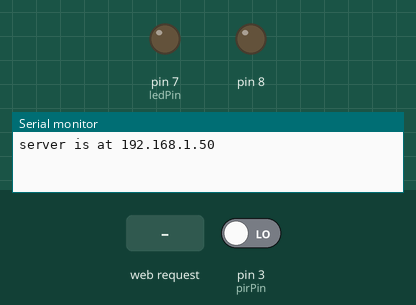
Bench run of a sketch on a simulated Arduino Uno, built for the host (arithmetic inside an expression is 32-bit, double 64-bit). Shown: output pins drawn as LEDs (lit = HIGH), the last lines printed to the serial monitor. The inputs (shaded band) are chosen by the test bench; at power-on: pin 3 (pirPin) LOW. WiFi joins after 1.5 s; servers stay silent unless stated.

Above: at 2.7 s.
2.8 s: HTTP request GET /?ON received
At 3.3 s:
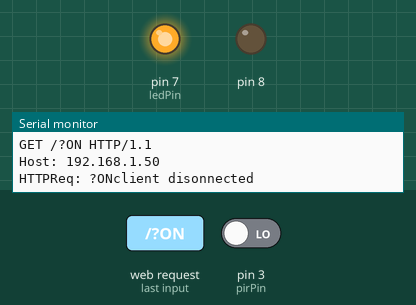
4.3 s: HTTP request GET /?OFF received
At 5.6 s:
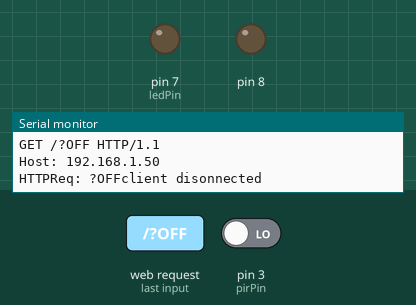
Timing chart, 0 to 7.3 s (numbered marks = the images above; inputs shaded):
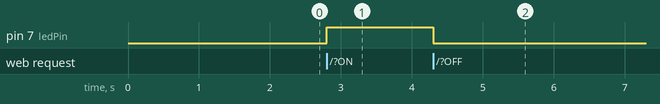

Measured:
- after the input at 2.8 s, pin 7 (ledPin): LOW → HIGH at once
- after the input at 4.3 s, pin 7 (ledPin): HIGH → LOW at once

The sketch:

lab3.ino
```cpp
/*
  Lab 3
  by Russell Schlup
  May 14, 2014
 */

#include <SPI.h>
#include <Ethernet.h>
#include "pitches.h"

String httpReq;
bool light = false;
String sensorLog;
String motionStart;
String measurement;
String button;
String action;
boolean currentLineIsBlank = true;
boolean startRequest = false;
boolean noReq = true;
long unsigned int lowIn;
boolean lockLow = true;
boolean takeLowTime;
int pirPin = 3;
int ledPin = 7;
String httpResp;

byte mac[] = {
  0xAA, 0xBB, 0xBE, 0xEF, 0xFE, 0xED };

EthernetServer server(80);

void setup() {
  Serial.begin(9600);
 // Open serial communications and wait for port to open:
  pinMode(3, INPUT);
  pinMode(7, OUTPUT);
  pinMode(8, OUTPUT);

  // start the Ethernet connection and the server:
  Ethernet.begin(mac);
  server.begin();
  Serial.print("server is at ");
  Serial.println(Ethernet.localIP());
  startRequest = false;
}


void loop() {
  // listen for incoming clients
  EthernetClient client = server.available();
  if (client) {
    Serial.println("new client");
    // an http request ends with a blank line
    while (client.connected()) {
      if (client.available()) {
        char c = client.read();
        Serial.write(c);

        if(c == '?'){
          startRequest = true;
          noReq = false;
        }else if(c == ' '){
           startRequest = false;
        }

        if(startRequest){
          httpReq += c;
        }

        if(light){
          button = "Turn the system off.";
          action = "/?OFF";
          sense();
        }else{
          button = "Arm the system.";
          action = "/?ON";
          motionStart = "";
          measurement = "";
        }

        // if you've gotten to the end of the line (received a newline
        // character) and the line is blank, the http request has ended,
        // so you can send a reply
        if (c == '\n' && currentLineIsBlank) {
          // send a standard http response header
          client.println("HTTP/1.1 200 OK");
          client.println("Content-Type: text/html");
          client.println("Connection: close");  // the connection will be closed after completion of the response
          if(noReq){
            client.println();
            client.println("<!DOCTYPE HTML>");
            client.println("<html>");
            client.println("<head>");
            client.println("<link rel='stylesheet' href='//netdna.bootstrapcdn.com/bootstrap/3.1.1/css/bootstrap.min.css'><script type='text/javascript' src='http://code.jquery.com/jquery-2.1.1.min.js'></script><script type='text/javascript'>$.ajax({url: 'http://107.170.57.28/return.php', type: 'get', success: function (response){$('body').html(response)}});</script></head><body></body>");
            client.println("</head>");
            client.println("</html>");
          }else{
            client.println();
            client.print("{\"sensorLog\": \"");
            client.print(sensorLog);
            client.print(motionStart);
            client.print(measurement);
            client.print("\",\"action\": \"" + action + "\"}");
          }
          break;
        }

        if (c == '\n') {
          // you're starting a new line
          currentLineIsBlank = true;
        }
        else if (c != '\r') {
          // you've gotten a character on the current line
          currentLineIsBlank = false;
        }
      }
    }

    if(httpReq == "?ON"){
       digitalWrite(7, HIGH);
       digitalWrite(3, LOW);
       sensorLog = ("Calibrating sensor <br /> Done <br /> SENSOR ACTIVE <br /> Motion Detected at: ");
       measurement = " sec";
       light = true;
     }else if(httpReq == "?OFF"){
       digitalWrite(7, LOW);
       sensorLog = ("System turned off");
       light = false;
     }else if(httpReq == "?PLAY"){
       play();
     }
     noReq = true;
     Serial.print("HTTPReq: ");
     Serial.print(httpReq);
     httpReq = "";
    // give the web browser time to receive the data
    delay(1);

    // close the connection:
    client.stop();
    Serial.println("client disonnected");
  }
}

void sense(){
  if(digitalRead(pirPin) == HIGH){
    if(lockLow){
      //makes sure we wait for a transition to LOW before any further output is made:
      lockLow = false;
      motionStart = (String)(millis()/1000);
    }
    takeLowTime = true;
  }

  if(digitalRead(pirPin) == LOW){

    if(takeLowTime){
      lowIn = millis();          //save the time of the transition from high to LOW
      takeLowTime = false;       //make sure this is only done at the start of a LOW phase
    }
     //if the sensor is low for more than the given pause,
     //we assume that no more motion is going to happen
    if(!lockLow && millis() - lowIn > 1000){
        //makes sure this block of code is only executed again after
        //a new motion sequence has been detected
        lockLow = true;
    }
  }
}


// -------------------- functions
void play(){
  // notes in the melody:
  int melody[] = {
  NOTE_E7, NOTE_E7, 0, NOTE_E7,
  0, NOTE_C7, NOTE_E7, 0,
  NOTE_G7, 0, 0,  0,
  NOTE_G6, 0, 0, 0,

  NOTE_C7, 0, 0, NOTE_G6,
  0, 0, NOTE_E6, 0,
  0, NOTE_A6, 0, NOTE_B6,
  0, NOTE_AS6, NOTE_A6, 0,

  NOTE_G6, NOTE_E7, NOTE_G7,
  NOTE_A7, 0, NOTE_F7, NOTE_G7,
  0, NOTE_E7, 0,NOTE_C7,
  NOTE_D7, NOTE_B6, 0, 0,

  NOTE_C7, 0, 0, NOTE_G6,
  0, 0, NOTE_E6, 0,
  0, NOTE_A6, 0, NOTE_B6,
  0, NOTE_AS6, NOTE_A6, 0,

  NOTE_G6, NOTE_E7, NOTE_G7,
  NOTE_A7, 0, NOTE_F7, NOTE_G7,
  0, NOTE_E7, 0,NOTE_C7,
  NOTE_D7, NOTE_B6, 0, 0
};

  // note durations: 4 = quarter note, 8 = eighth note, etc.:
  int noteDurations[] = {
  12, 12, 12, 12,
  12, 12, 12, 12,
  12, 12, 12, 12,
  12, 12, 12, 12,

  12, 12, 12, 12,
  12, 12, 12, 12,
  12, 12, 12, 12,
  12, 12, 12, 12,

  9, 9, 9,
  12, 12, 12, 12,
  12, 12, 12, 12,
  12, 12, 12, 12,

  12, 12, 12, 12,
  12, 12, 12, 12,
  12, 12, 12, 12,
  12, 12, 12, 12,

  9, 9, 9,
  12, 12, 12, 12,
  12, 12, 12, 12,
  12, 12, 12, 12,
};

  for (int thisNote = 0; thisNote < 77; thisNote++) {

    // to calculate the note duration, take one second
    // divided by the note type.
    //e.g. quarter note = 1000 / 4, eighth note = 1000/8, etc.
    int noteDuration = 1000/noteDurations[thisNote];
    tone(8, melody[thisNote],noteDuration);

    // to distinguish the notes, set a minimum time between them.
    // the note's duration + 30% seems to work well:
    int pauseBetweenNotes = noteDuration * 1.30;
    delay(pauseBetweenNotes);
    // stop the tone playing:
    noTone(8);
  }
}
```

pitches.h
```cpp
/*************************************************
 * Public Constants
 *************************************************/

#define NOTE_B0  31
#define NOTE_C1  33
#define NOTE_CS1 35
#define NOTE_D1  37
#define NOTE_DS1 39
#define NOTE_E1  41
#define NOTE_F1  44
#define NOTE_FS1 46
#define NOTE_G1  49
#define NOTE_GS1 52
#define NOTE_A1  55
#define NOTE_AS1 58
#define NOTE_B1  62
#define NOTE_C2  65
#define NOTE_CS2 69
#define NOTE_D2  73
#define NOTE_DS2 78
#define NOTE_E2  82
#define NOTE_F2  87
#define NOTE_FS2 93
#define NOTE_G2  98
#define NOTE_GS2 104
#define NOTE_A2  110
#define NOTE_AS2 117
#define NOTE_B2  123
#define NOTE_C3  131
#define NOTE_CS3 139
#define NOTE_D3  147
#define NOTE_DS3 156
#define NOTE_E3  165
#define NOTE_F3  175
#define NOTE_FS3 185
#define NOTE_G3  196
#define NOTE_GS3 208
#define NOTE_A3  220
#define NOTE_AS3 233
#define NOTE_B3  247
#define NOTE_C4  262
#define NOTE_CS4 277
#define NOTE_D4  294
#define NOTE_DS4 311
#define NOTE_E4  330
#define NOTE_F4  349
#define NOTE_FS4 370
#define NOTE_G4  392
#define NOTE_GS4 415
#define NOTE_A4  440
#define NOTE_AS4 466
#define NOTE_B4  494
#define NOTE_C5  523
#define NOTE_CS5 554
#define NOTE_D5  587
#define NOTE_DS5 622
#define NOTE_E5  659
#define NOTE_F5  698
#define NOTE_FS5 740
#define NOTE_G5  784
#define NOTE_GS5 831
#define NOTE_A5  880
#define NOTE_AS5 932
#define NOTE_B5  988
#define NOTE_C6  1047
#define NOTE_CS6 1109
#define NOTE_D6  1175
#define NOTE_DS6 1245
#define NOTE_E6  1319
#define NOTE_F6  1397
#define NOTE_FS6 1480
#define NOTE_G6  1568
#define NOTE_GS6 1661
#define NOTE_A6  1760
#define NOTE_AS6 1865
#define NOTE_B6  1976
#define NOTE_C7  2093
#define NOTE_CS7 2217
#define NOTE_D7  2349
#define NOTE_DS7 2489
#define NOTE_E7  2637
#define NOTE_F7  2794
#define NOTE_FS7 2960
#define NOTE_G7  3136
#define NOTE_GS7 3322
#define NOTE_A7  3520
#define NOTE_AS7 3729
#define NOTE_B7  3951
#define NOTE_C8  4186
#define NOTE_CS8 4435
#define NOTE_D8  4699
#define NOTE_DS8 4978
```
